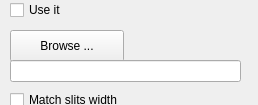
          <widget class="QWidget" name="page_4">
           <property name="geometry">
            <rect>
             <x>0</x>
             <y>0</y>
             <width>258</width>
             <height>105</height>
            </rect>
           </property>
           <attribute name="label">
            <string>Scaling Factor</string>
           </attribute>
           <widget class="QCheckBox" name="checkBox_2">
            <property name="geometry">
             <rect>
              <x>10</x>
              <y>0</y>
              <width>87</width>
              <height>20</height>
             </rect>
            </property>
            <property name="text">
             <string>Use it</string>
            </property>
           </widget>
           <widget class="QPushButton" name="pushButton_3">
            <property name="geometry">
             <rect>
              <x>10</x>
              <y>30</y>
              <width>114</width>
              <height>32</height>
             </rect>
            </property>
            <property name="text">
             <string>Browse ...</string>
            </property>
           </widget>
           <widget class="QLineEdit" name="lineEdit_3">
            <property name="geometry">
             <rect>
              <x>10</x>
              <y>60</y>
              <width>231</width>
              <height>22</height>
             </rect>
            </property>
           </widget>
           <widget class="QCheckBox" name="checkBox_3">
            <property name="geometry">
             <rect>
              <x>10</x>
              <y>90</y>
              <width>141</width>
              <height>20</height>
             </rect>
            </property>
            <property name="text">
             <string>Match slits width</string>
            </property>
           </widget>
          </widget>
